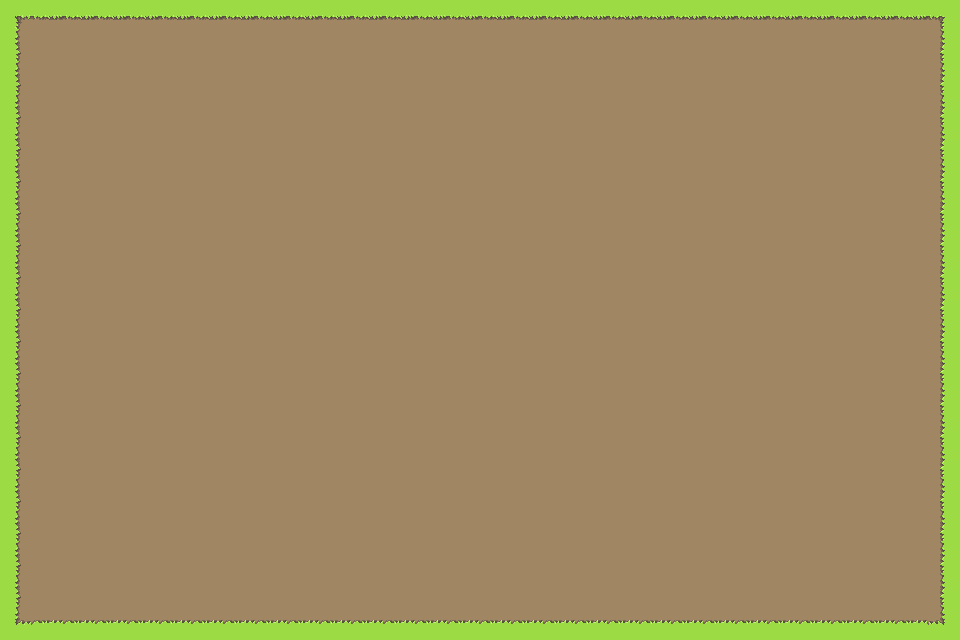

A 2D game scene composited from a Tiled map and its tileset images. What follows is a short description and the map's XML, with every tile layer's data as written:
An orthogonal 30x20 tile map with 32x32 px tiles, 1 tile layer (terrain).

<map version="1.10" tiledversion="1.11.0" orientation="orthogonal" renderorder="right-down" width="30" height="20" tilewidth="32" tileheight="32" infinite="0" nextlayerid="2" nextobjectid="1">
 <tileset firstgid="1" name="tile_set" tilewidth="32" tileheight="32" tilecount="160" columns="10">
  <image source="terrain_tiles_v2.png" width="320" height="512" />
  <tile id="0">
   <properties>
    <property name="collides" type="bool" value="true" />
   </properties>
  </tile>
  <tile id="1">
   <properties>
    <property name="collides" type="bool" value="true" />
   </properties>
  </tile>
  <tile id="2">
   <properties>
    <property name="collides" type="bool" value="true" />
   </properties>
  </tile>
  <tile id="10">
   <properties>
    <property name="collides" type="bool" value="true" />
   </properties>
  </tile>
  <tile id="11">
   <properties>
    <property name="collides" type="bool" value="false" />
   </properties>
  </tile>
  <tile id="12">
   <properties>
    <property name="collides" type="bool" value="true" />
   </properties>
  </tile>
  <tile id="20">
   <properties>
    <property name="collides" type="bool" value="true" />
   </properties>
  </tile>
  <tile id="21">
   <properties>
    <property name="collides" type="bool" value="true" />
   </properties>
  </tile>
  <tile id="22">
   <properties>
    <property name="collides" type="bool" value="true" />
   </properties>
  </tile>
 </tileset>
 <layer id="1" name="terrain" width="30" height="20">
  <data encoding="csv">
1,2,2,2,2,2,2,2,2,2,2,2,2,2,2,2,2,2,2,2,2,2,2,2,2,2,2,2,2,3,
11,12,12,12,12,12,12,12,12,12,12,12,12,12,12,12,12,12,12,12,12,12,12,12,12,12,12,12,12,13,
11,12,12,12,12,12,12,12,12,12,12,12,12,12,12,12,12,12,12,12,12,12,12,12,12,12,12,12,12,13,
11,12,12,12,12,12,12,12,12,12,12,12,12,12,12,12,12,12,12,12,12,12,12,12,12,12,12,12,12,13,
11,12,12,12,12,12,12,12,12,12,12,12,12,12,12,12,12,12,12,12,12,12,12,12,12,12,12,12,12,13,
11,12,12,12,12,12,12,12,12,12,12,12,12,12,12,12,12,12,12,12,12,12,12,12,12,12,12,12,12,13,
11,12,12,12,12,12,12,12,12,12,12,12,12,12,12,12,12,12,12,12,12,12,12,12,12,12,12,12,12,13,
11,12,12,12,12,12,12,12,12,12,12,12,12,12,12,12,12,12,12,12,12,12,12,12,12,12,12,12,12,13,
11,12,12,12,12,12,12,12,12,12,12,12,12,12,12,12,12,12,12,12,12,12,12,12,12,12,12,12,12,13,
11,12,12,12,12,12,12,12,12,12,12,12,12,12,12,12,12,12,12,12,12,12,12,12,12,12,12,12,12,13,
11,12,12,12,12,12,12,12,12,12,12,12,12,12,12,12,12,12,12,12,12,12,12,12,12,12,12,12,12,13,
11,12,12,12,12,12,12,12,12,12,12,12,12,12,12,12,12,12,12,12,12,12,12,12,12,12,12,12,12,13,
11,12,12,12,12,12,12,12,12,12,12,12,12,12,12,12,12,12,12,12,12,12,12,12,12,12,12,12,12,13,
11,12,12,12,12,12,12,12,12,12,12,12,12,12,12,12,12,12,12,12,12,12,12,12,12,12,12,12,12,13,
11,12,12,12,12,12,12,12,12,12,12,12,12,12,12,12,12,12,12,12,12,12,12,12,12,12,12,12,12,13,
11,12,12,12,12,12,12,12,12,12,12,12,12,12,12,12,12,12,12,12,12,12,12,12,12,12,12,12,12,13,
11,12,12,12,12,12,12,12,12,12,12,12,12,12,12,12,12,12,12,12,12,12,12,12,12,12,12,12,12,13,
11,12,12,12,12,12,12,12,12,12,12,12,12,12,12,12,12,12,12,12,12,12,12,12,12,12,12,12,12,13,
11,12,12,12,12,12,12,12,12,12,12,12,12,12,12,12,12,12,12,12,12,12,12,12,12,12,12,12,12,13,
21,22,22,22,22,22,22,22,22,22,22,22,22,22,22,22,22,22,22,22,22,22,22,22,22,22,22,22,22,23
</data>
 </layer>
</map>
